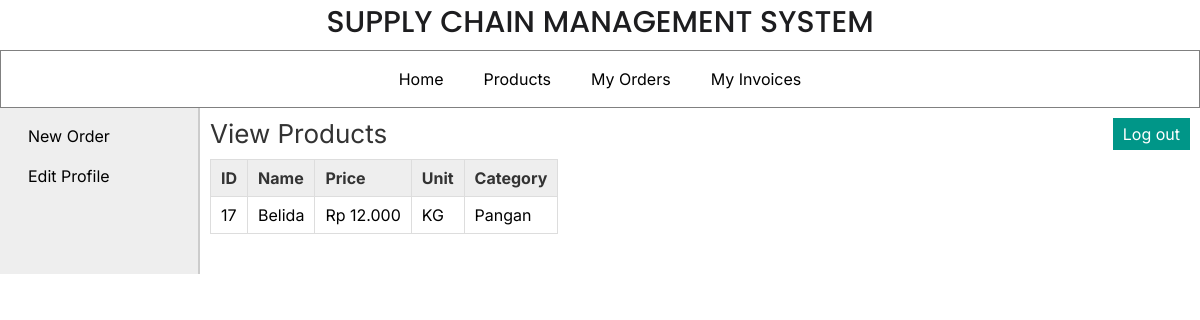
Page /retailer/view_products.php (signed in) on the committed database.
### tables this page shows
CREATE TABLE `products` (
  `pro_id` int(11) NOT NULL,
  `pro_name` varchar(25) NOT NULL,
  `pro_desc` text DEFAULT NULL,
  `pro_price` decimal(10,3) NOT NULL,
  `unit` int(11) NOT NULL,
  `pro_cat` int(11) NOT NULL,
  `quantity` int(6) DEFAULT NULL
);

CREATE TABLE `unit` (
  `id` int(11) NOT NULL,
  `unit_name` varchar(20) NOT NULL,
  `unit_details` text DEFAULT NULL
);

CREATE TABLE `categories` (
  `cat_id` int(11) NOT NULL,
  `cat_name` varchar(25) NOT NULL,
  `cat_details` text DEFAULT NULL
);

### retailer/view_products.php (the view, shortened to what this page needs)
<?php
	include("../includes/config.php");
	if(isset($_SESSION['retailer_login'])) {
			$query_selectProducts = "SELECT * FROM products,categories,unit WHERE products.pro_cat=categories.cat_id AND products.unit=unit.id ORDER BY pro_id";
			$result_selectProducts = mysqli_query($con,$query_selectProducts);
		}
		else {
			header('Location:../index.php');
		}
?>
<!DOCTYPE html>
<html>
<head>
	<link rel="stylesheet" href="../includes/main_style.css" >
</head>
<body>
	<?php
		include("../includes/header.inc.php");
		include("../includes/nav_retailer.inc.php");
		include("../includes/aside_retailer.inc.php");
	?>
	<section>
		<h1>View Products</h1>
		<form action="" method="POST" class="form">
		<table class="table_displayData">
			<tr>
				<th> ID </th>
				<th> Name </th>
				<th> Price </th>
				<th> Unit </th>
				<th> Category </th>
			</tr>
			<?php $i=1; while($row_selectProducts = mysqli_fetch_array($result_selectProducts)) { ?>
			<tr>
				<td> <?php echo $row_selectProducts['pro_id']; ?> </td>
				<td> <?php echo $row_selectProducts['pro_name']; ?> </td>
				<td class="idr"> <?php echo $row_selectProducts['pro_price']; ?> </td>
				<td> <?php echo $row_selectProducts['unit_name']; ?> </td>
				<td> <?php echo $row_selectProducts['cat_name']; ?> </td>
			</tr>
			<?php $i++; } ?>
		</table>
		</form>
	</section>
</body>
</html>

### includes/main_style.css (style rules this page uses)
* { font-family: 'Inter', Helvetica, sans-serif; margin:0px; padding:0px; box-sizing: border-box; }
section { width:1000px; padding:10px; padding-bottom:40px; }
section h1 { margin-bottom:10px; font-weight:normal; color:#333; font-size: 26px; }
table { border-collapse: collapse; }
.table_displayData td, .table_displayData th { border:1px solid #ddd; padding: 8px 10px; text-align: left; }
.table_displayData th { background-color:#eee; color:#333; }

### rows in the picture
products: pro_id "17", pro_name "Belida", unit.unit_name "KG", pro_cat.cat_name "Pangan"
